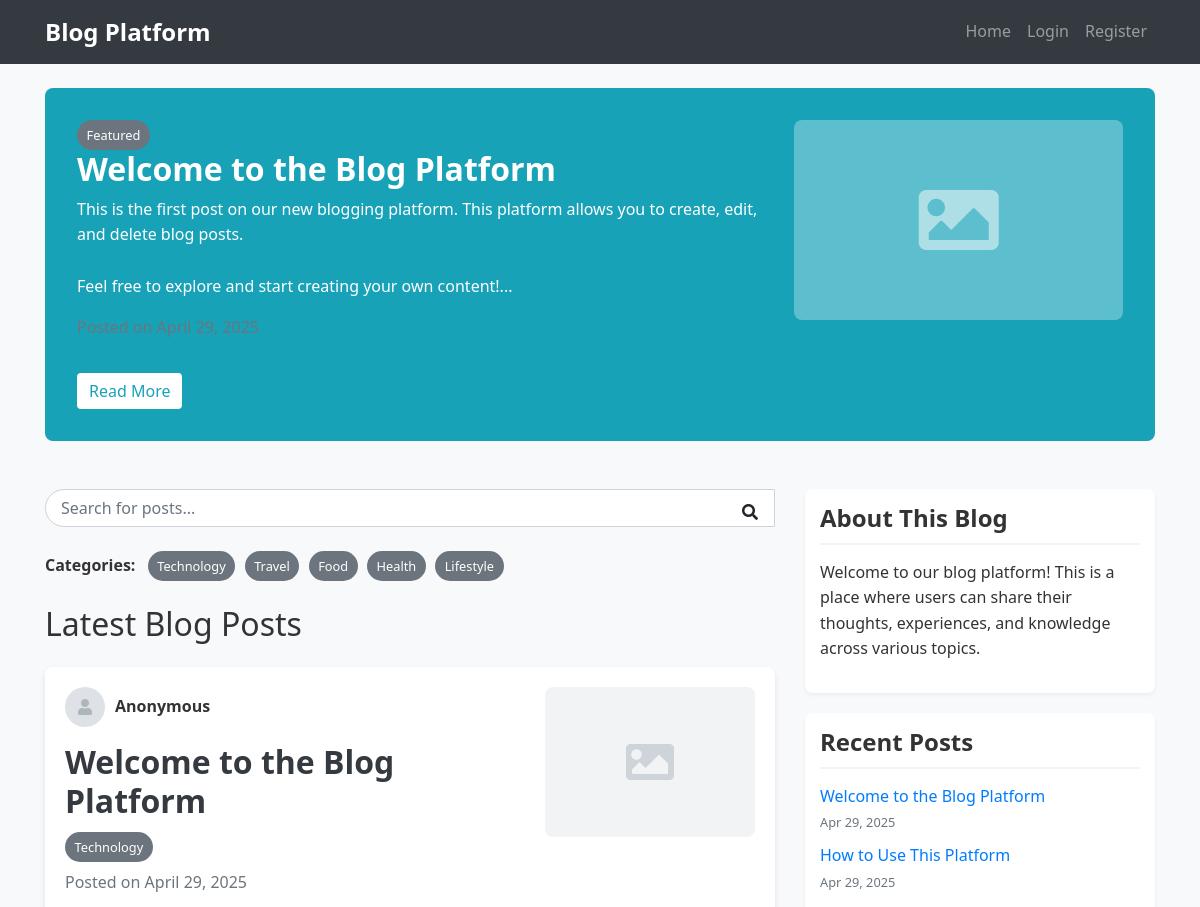
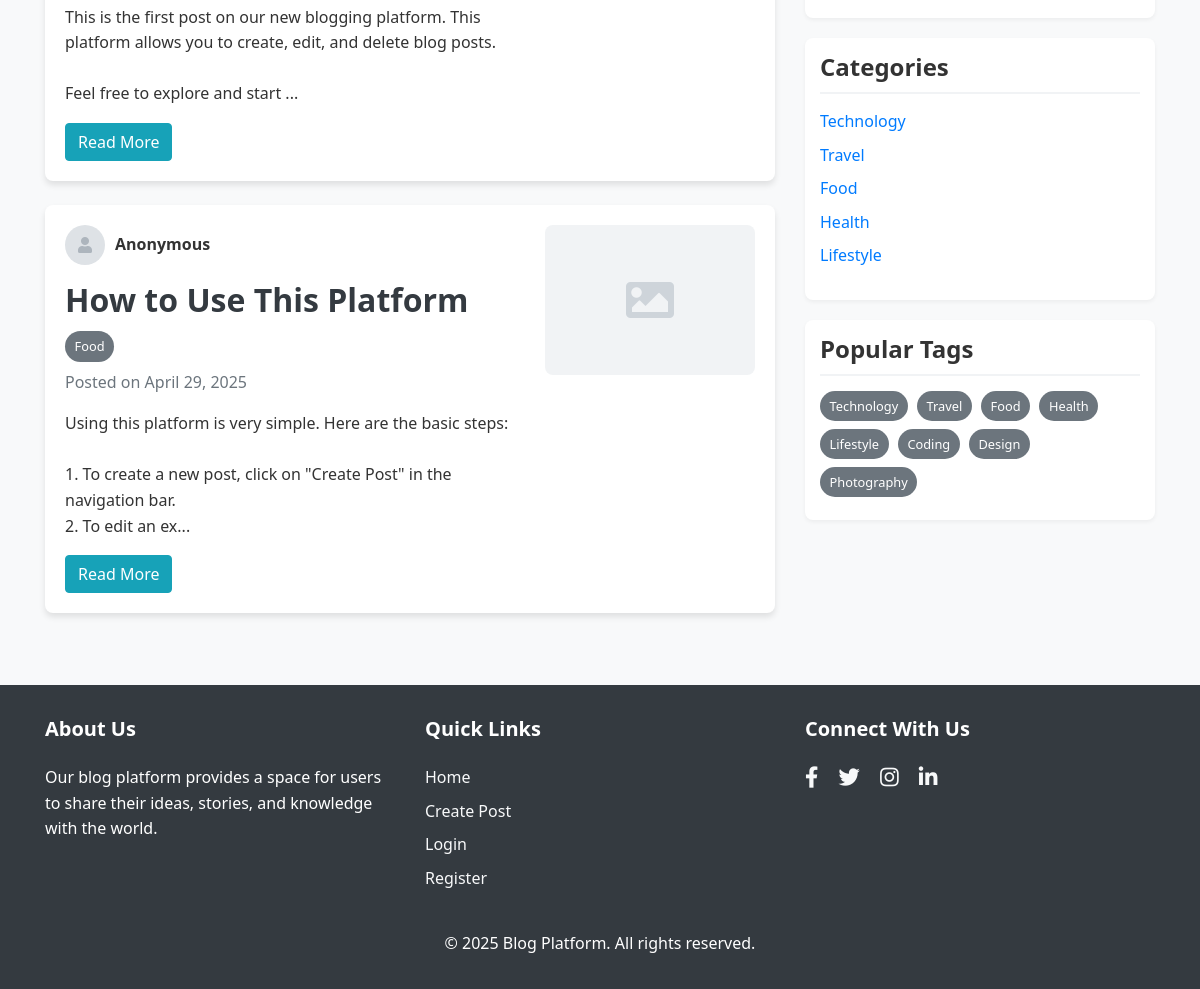
The page / on the database its author committed (2 pictures, top to bottom).
### tables this page shows
CREATE TABLE IF NOT EXISTS posts (
    id INT AUTO_INCREMENT PRIMARY KEY,
    user_id INT,
    title VARCHAR(255) NOT NULL,
    content TEXT NOT NULL,
    created_at DATETIME NOT NULL,
    updated_at DATETIME NOT NULL,
    FOREIGN KEY (user_id) REFERENCES users(id) ON DELETE SET NULL
);

### includes/functions.php (called while the page is built, shortened)
<?php
function getDbConnection() {
    try {
        $db = new PDO(
            'mysql:host=' . DB_HOST . ';dbname=' . DB_NAME . ';charset=utf8',
            DB_USER,
            DB_PASS
        );
        $db->setAttribute(PDO::ATTR_ERRMODE, PDO::ERRMODE_EXCEPTION);
        return $db;
    } catch (PDOException $e) {
        die('Database connection failed: ' . $e->getMessage());
    }
}
function isLoggedIn() {
    return isset($_SESSION['user_id']);
}
function getAllPosts() {
    try {
        $db = getDbConnection();
        $stmt = $db->query('
            SELECT p.*, u.username
            FROM posts p
            LEFT JOIN users u ON p.user_id = u.id
            ORDER BY p.created_at DESC
        ');
        return $stmt->fetchAll(PDO::FETCH_ASSOC);
    } catch (PDOException $e) {
        return [];
    }
}

### public/index.php (the view, shortened to what this page needs)
<?php
require_once '../includes/functions.php';
$posts = getAllPosts();
$categories = [
    ['id' => 1, 'name' => 'Technology'],
    ['id' => 2, 'name' => 'Travel'],
    ['id' => 3, 'name' => 'Food'],
    ['id' => 4, 'name' => 'Health'],
    ['id' => 5, 'name' => 'Lifestyle']
];
$recentPosts = [];
if (count($posts) > 0) {
    $recentPosts = array_slice($posts, 0, 3);
}
$featuredPost = null;
if (count($posts) > 0) {
    $featuredPost = $posts[0];
}
$popularTags = ['Technology', 'Travel', 'Food', 'Health', 'Lifestyle', 'Coding', 'Design', 'Photography'];
?>
<!DOCTYPE html>
<html lang="en">
<head>
    <link rel="stylesheet" href="https://stackpath.bootstrapcdn.com/bootstrap/4.5.2/css/bootstrap.min.css">
    <link rel="stylesheet" href="https://cdnjs.cloudflare.com/ajax/libs/font-awesome/5.15.3/css/all.min.css">
    <link rel="stylesheet" href="assets/css/style.css">
</head>
<body>
    <nav class="navbar navbar-expand-lg navbar-dark bg-dark">
        <div class="container">
            <a class="navbar-brand" href="index.php">Blog Platform</a>
            <div class="collapse navbar-collapse" id="navbarNav">
                <ul class="navbar-nav ml-auto">
                    <li class="nav-item">
                        <a class="nav-link" href="index.php">Home</a>
                    </li>
                    <?php if (isLoggedIn()): ?>
                        <li class="nav-item">
                            <a class="nav-link" href="../posts/create.php">Create Post</a>
                        </li>
                        <li class="nav-item">
                            <a class="nav-link" href="../auth/logout.php">Logout (<?php echo htmlspecialchars($_SESSION['username']); ?>)</a>
                        </li>
                    <?php else: ?>
                        <li class="nav-item">
                            <a class="nav-link" href="../auth/login.php">Login</a>
                        </li>
                        <li class="nav-item">
                            <a class="nav-link" href="../auth/register.php">Register</a>
                        </li>
                    <?php endif; ?>
                </ul>
            </div>
        </div>
    </nav>
    <div class="container mt-4">
        <div class="featured-post mb-5">
            <div class="row">
                <div class="col-md-8">
                    <span class="category-badge">Featured</span>
                    <h2><?php echo htmlspecialchars($featuredPost['title']); ?></h2>
                    <p>
                        <?php echo nl2br(htmlspecialchars(substr($featuredPost['content'], 0, 200) . '...')); ?>
                    </p>
                    <p class="text-muted">
                    </p>
                    <a href="../posts/view.php?id=<?php echo $featuredPost['id']; ?>" class="btn">Read More</a>
                </div>
                <div class="col-md-4 d-none d-md-block">
                    <div style="height: 200px; background-color: rgba(255,255,255,0.3); border-radius: 8px; display: flex; align-items: center; justify-content: center;">
                        <i class="fas fa-image fa-5x" style="color: rgba(255,255,255,0.5);"></i>
                    </div>
                </div>
            </div>
        </div>
        <div class="row">
            <div class="col-lg-8">
                <div class="search-box mb-4">
                    <form method="GET" action="index.php">
                        <div class="input-group">
                            <input type="text" class="form-control" placeholder="Search for posts..." name="search">
                            <button type="submit" class="btn"><i class="fas fa-search"></i></button>
                        </div>
                    </form>
                </div>
                <div class="mb-4">
                    <span class="mr-2"><strong>Categories:</strong></span>
                    <?php foreach ($categories as $category): ?>
                        <a href="index.php?category=<?php echo $category['id']; ?>" class="category-badge">
                            <?php echo htmlspecialchars($category['name']); ?>
                        </a>
                    <?php endforeach; ?>
                </div>
                <h2 class="mb-4">Latest Blog Posts</h2>
                <?php if (count($posts) > 0): ?>
                    <?php foreach ($posts as $post): ?>
                        <div class="card mb-4 fade-in">
                            <div class="card-body">
                                <div class="row">
                                    <div class="col-md-8">
                                        <div class="author-info">
                                            <div class="author-avatar" style="background-color: #dee2e6; display: flex; align-items: center; justify-content: center;">
                                                <i class="fas fa-user" style="color: #adb5bd;"></i>
                                            </div>
                                            <span class="author-name">
                                                <?php echo !empty($post['username']) ? htmlspecialchars($post['username']) : 'Anonymous'; ?>
                                            </span>
                                        </div>
                                        <h2 class="card-title"><?php echo htmlspecialchars($post['title']); ?></h2>
                                        <div class="mb-2">
                                            <span class="category-badge">
                                                <?php echo $categories[array_rand($categories)]['name']; ?>
                                            </span>
                                        </div>
                                        <p class="card-text text-muted">
                                            Posted on <?php echo date('F j, Y', strtotime($post['created_at'])); ?>
                                        </p>
                                        <p class="card-text">
                                            <?php echo nl2br(htmlspecialchars(substr($post['content'], 0, 150) . '...')); ?>
                                        </p>
                                        <a href="../posts/view.php?id=<?php echo $post['id']; ?>" class="btn btn-custom-primary">Read More</a>
                                    </div>
                                    <div class="col-md-4 d-none d-md-block">
                                        <div style="height: 150px; background-color: #f1f3f5; border-radius: 8px; display: flex; align-items: center; justify-content: center;">
                                            <i class="fas fa-image fa-3x" style="color: #ced4da;"></i>
                                        </div>
                                    </div>
                                </div>
                            </div>
                        </div>
                    <?php endforeach; ?>
                <?php endif; ?>
            </div>
            <div class="col-lg-4">
                <div class="sidebar-item">
                    <h4>About This Blog</h4>
                    <p>Welcome to our blog platform! This is a place where users can share their thoughts, experiences, and knowledge across various topics.</p>
                </div>
                <div class="sidebar-item">
                    <h4>Recent Posts</h4>
                    <ul class="list-unstyled">
                        <?php foreach ($recentPosts as $recentPost): ?>
                            <li class="mb-2">
                                <a href="<?php echo isset($recentPost['id']) ? '../posts/view.php?id=' . $recentPost['id'] : '#'; ?>">
                                    <?php echo htmlspecialchars($recentPost['title']); ?>
                                </a>
                                <br>
                                <small class="text-muted">
                                    <?php echo date('M j, Y', strtotime($recentPost['created_at'])); ?>
                                </small>
                            </li>
                        <?php endforeach; ?>
                    </ul>
                </div>
                <div class="sidebar-item">
                    <h4>Categories</h4>
                    <ul class="list-unstyled">
                        <?php foreach ($categories as $category): ?>
                            <li class="mb-2">
                                <a href="index.php?category=<?php echo $category['id']; ?>">
                                    <?php echo htmlspecialchars($category['name']); ?>
                                </a>
                            </li>
                        <?php endforeach; ?>
                    </ul>
                </div>
                <div class="sidebar-item">
                    <h4>Popular Tags</h4>
                    <div>
                        <?php foreach ($popularTags as $tag): ?>
                            <a href="#" class="category-badge mb-2"><?php echo htmlspecialchars($tag); ?></a>
                        <?php endforeach; ?>
                    </div>
                </div>
            </div>
        </div>
    </div>
    <footer class="footer mt-5">
        <div class="container">
            <div class="row">
                <div class="col-md-4">
                    <h5>About Us</h5>
                    <p>Our blog platform provides a space for users to share their ideas, stories, and knowledge with the world.</p>
                </div>
                <div class="col-md-4">
                    <h5>Quick Links</h5>
                    <ul class="footer-links">
                        <li><a href="index.php">Home</a></li>
                        <li><a href="../posts/create.php">Create Post</a></li>
                        <li><a href="../auth/login.php">Login</a></li>
                        <li><a href="../auth/register.php">Register</a></li>
                    </ul>
                </div>
                <div class="col-md-4">
                    <h5>Connect With Us</h5>
                    <div class="social-icons">
                        <a href="#" class="mr-3"><i class="fab fa-facebook-f fa-lg"></i></a>
                        <a href="#" class="mr-3"><i class="fab fa-twitter fa-lg"></i></a>
                        <a href="#" class="mr-3"><i class="fab fa-instagram fa-lg"></i></a>
                        <a href="#"><i class="fab fa-linkedin-in fa-lg"></i></a>
                    </div>
                </div>
            </div>
            <div class="row mt-4">
                <div class="col-12 text-center">
                    <p class="mb-0">&copy; <?php echo date('Y'); ?> Blog Platform. All rights reserved.</p>
                </div>
            </div>
        </div>
    </footer>
</body>
</html>

### public/assets/css/style.css (style rules this page uses)
body { font-family: 'Segoe UI', Tahoma, Geneva, Verdana, sans-serif; background-color: #f8f9fa; color: #333; line-height: 1.6; }
.navbar-brand { font-weight: 700; font-size: 1.5rem; }
.card { border: none; border-radius: 8px; box-shadow: 0 4px 6px rgba(0, 0, 0, 0.1); margin-bottom: 24px; transition: transform 0.3s ease; }
.card-title { font-weight: 700; color: #343a40; }
.featured-post { background-color: #17a2b8; color: white; padding: 2rem; border-radius: 8px; margin-bottom: 2rem; }
.featured-post h2 { font-weight: 700; }
.featured-post .btn { margin-top: 1rem; background-color: white; color: #17a2b8; border: none; }
.category-badge { background-color: #6c757d; color: white; font-size: 0.8rem; padding: 0.3rem 0.6rem; border-radius: 50px; margin-right: 5px; display: inline-block; }
.sidebar-item { padding: 15px; margin-bottom: 20px; background-color: white; border-radius: 8px; box-shadow: 0 2px 4px rgba(0, 0, 0, 0.05); }
.sidebar-item h4 { border-bottom: 2px solid #f1f3f5; padding-bottom: 10px; margin-bottom: 15px; font-weight: 600; }
.footer { background-color: #343a40; color: white; padding: 2rem 0; margin-top: 3rem; }
.footer a { color: #f8f9fa; }
.footer h5 { font-weight: 600; margin-bottom: 1.5rem; }
.footer-links { list-style: none; padding-left: 0; }
.footer-links li { margin-bottom: 0.5rem; }
.author-info { display: flex; align-items: center; margin-bottom: 1rem; }
.author-avatar { width: 40px; height: 40px; border-radius: 50%; margin-right: 10px; object-fit: cover; }
.author-name { font-weight: 600; }
.search-box { position: relative; margin-bottom: 20px; }
.search-box input { border-radius: 50px; padding-left: 15px; padding-right: 40px; }
.search-box button { position: absolute; right: 5px; top: 5px; border: none; background: none; }
.btn-custom-primary { background-color: #17a2b8; border-color: #17a2b8; color: white; }
.fade-in { animation: fadeIn 0.5s ease-in; }

### rows shown on the page
posts: title "Welcome to the Blog Platform", content "This is the first post on our new blogging platform. This platform allows you to create, edit, and delete blog posts. Feel free to explore and start creating your own content!...", created_at "April 29, 2025", content "This is the first post on our new blogging platform. This platform allows you to create, edit, and delete blog posts. Feel free to explore and start ...", created_at "Apr 29, 2025"
posts: title "How to Use This Platform", created_at "April 29, 2025", content "Using this platform is very simple. Here are the basic steps: 1. To create a new post, click on \"Create Post\" in the navigation bar. 2. To edit an ex...", created_at "Apr 29, 2025"

### other values the page prints
$category['name'] "Technology"
$category['name'] "Travel"
$category['name'] "Food"
$category['name'] "Health"
$category['name'] "Lifestyle"
$tag "Technology"
$tag "Travel"
$tag "Food"
$tag "Health"
$tag "Lifestyle"
$tag "Coding"
$tag "Design"
$tag "Photography"
